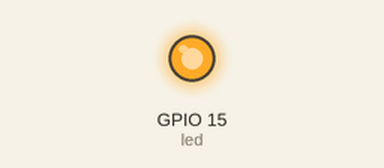
Bench run of a program on a simulated ESP32 board running MicroPython. Parts: output pins drawn as LEDs (lit = HIGH).

Above: at 2.5 s.
At 7.5 s:
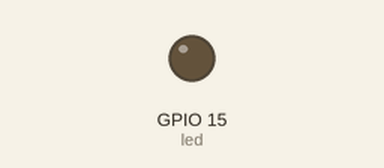
Timing chart, 0 to 13.0 s (numbered marks = the images above):
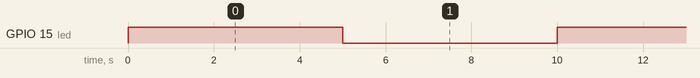

The program:

pir_01.py
```python
# 引入 MicroPython 的 Pin 和時間相關模組
from machine import Pin  # 用於控制 GPIO
import time  # 用於時間相關操作

# 初始化 PIR 感測器和 LED
sensor_pir = Pin(28, Pin.IN)  # 初始化 GPIO 28 作為輸入，用於 PIR 感測器
led = Pin(15, Pin.OUT)  # 初始化 GPIO 15 作為輸出，用於 LED

# 定義 PIR 感測器的中斷處理程序
def pir_handler(pin):
    print("Motion detected!")  # 當偵測到動作時，打印訊息
    for i in range(50):  # 閃爍 LED 50 次
        led.toggle()  # 切換 LED 的狀態
        time.sleep_ms(100)  # 每次閃爍間隔 100 毫秒

# 設定 PIR 感測器的中斷
sensor_pir.irq(trigger=Pin.IRQ_RISING, handler=pir_handler)  # 當偵測到動作時觸發中斷

# 無限迴圈，持續切換 LED
while True:
    led.toggle()  # 切換 LED 的狀態
    time.sleep(5)  # 每 5 秒切換一次
```

Measured:
- by itself, GPIO 15 (led): alternates HIGH for 5.0 s and LOW for 5.0 s
